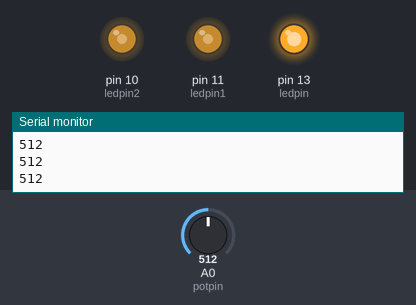
Simulated run of this sketch. Board: Arduino Uno, built with avr-gcc and run on an emulated ATmega328P. On the bench: output pins drawn as LEDs (lit = HIGH), the last lines printed to the serial monitor. The inputs (shaded band) are chosen by the test bench; at power-on: A0 (potpin) = 512.

Above: at 1.2 s.
1.3 s: A0 (potpin) set to 716
At 1.6 s:
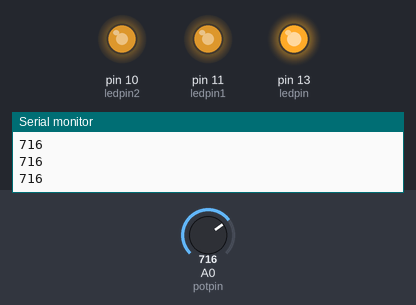
2.8 s: A0 (potpin) set to 900
At 4.0 s:
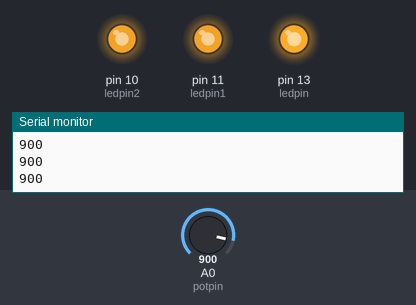
4.3 s: A0 (potpin) set to 511
At 5.4 s:
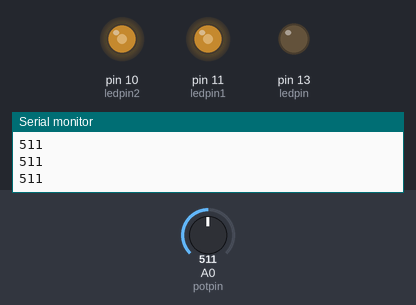
5.8 s: A0 (potpin) set to 122
At 6.8 s:
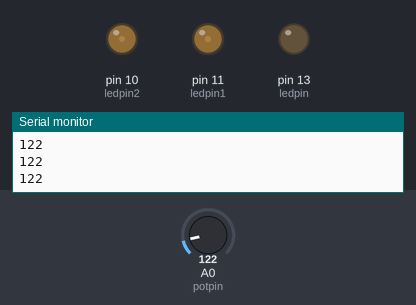
7.3 s: A0 (potpin) set to 0
At 8.1 s:
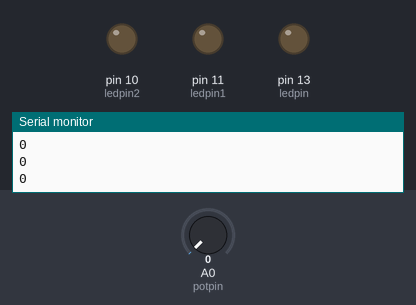
Timing chart, 0 to 9.8 s (numbered marks = the images above; inputs shaded):
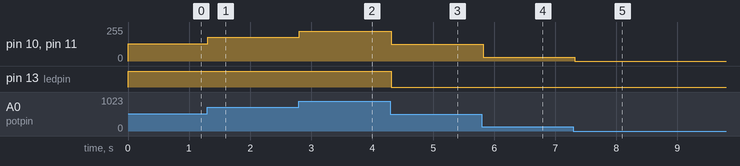

Measured:
- after the input at 1.3 s, pin 10 (ledpin2), pin 11 (ledpin1): 128/255 → 179/255 at once
- after the input at 2.8 s, pin 10 (ledpin2), pin 11 (ledpin1): 179/255 → 225/255 at once
- after the input at 4.3 s, pin 10 (ledpin2), pin 11 (ledpin1): 225/255 → 127/255 at once; pin 13 (ledpin): HIGH → LOW at once
- after the input at 5.8 s, pin 10 (ledpin2), pin 11 (ledpin1): 127/255 → 30/255 at once
- after the input at 7.3 s, pin 10 (ledpin2), pin 11 (ledpin1): 30/255 → 0/255 at once

The sketch:

LED__.ino
```cpp
//*******************************************************************************
//----------------本例程仅供学习使用，未经作者允许，不得用于其他用途。-----------
//------------------------版权所有，仿冒必究！-----------------------------------
//----------------1.开发环境:Arduino IDE-----------------------------------------
//----------------2.测试使用开发板型号：Arduino Leonardo or Arduino UNO R3-------
//----------------3.单片机使用晶振：16M------------------------------------------
//----------------4.淘宝网址：http://xmdzpj.taobao.com---------------------------
//----------------5.作者：真红炎神---------------------------------------------
//*******************************************************************************/

int potpin=A0;//定义模拟接口7
int ledpin=13;//定义数字接口13（PWM 输出）
int ledpin1=11;//定义数字接口11（PWM 输出）
int ledpin2=10;//定义数字接口10（PWM 输出）


int val=0;// 暂存来自传感器的变量数值
void setup()
{
Serial.begin(9600);//设置波特率为9600
//注意：模拟接口自动设置为输入
}
void loop()
{
val=analogRead(potpin);// 读取传感器的模拟值并赋值给val
Serial.println(val);//显示val 变量
analogWrite(ledpin,val/4);// 打开LED 并设置亮度（PWM 输__________出最大值255）
analogWrite(ledpin1,val/4);// 打开LED 并设置亮度（PWM 输__________出最大值255）
analogWrite(ledpin2,val/4);// 打开LED 并设置亮度（PWM 输__________出最大值255）

delay(100);//延时0.01 秒
}
```
